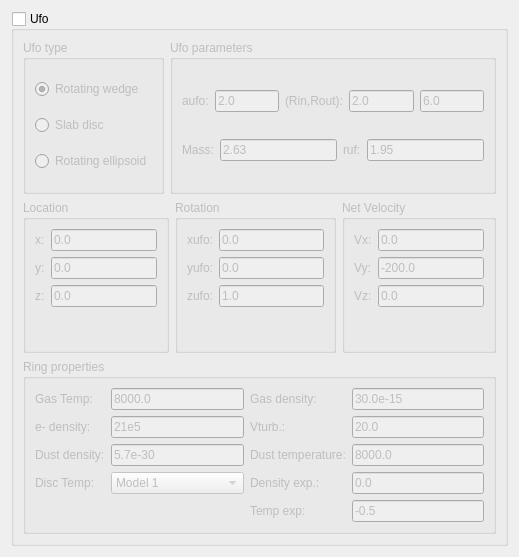
          <widget class="QWidget" name="scrollContentsufo">
           <property name="geometry">
            <rect>
             <x>0</x>
             <y>-142</y>
             <width>519</width>
             <height>557</height>
            </rect>
           </property>
           <layout class="QVBoxLayout" name="verticalLayout_40">
            <item>
             <widget class="QGroupBox" name="groupUfo">
              <property name="toolTip">
               <string>&lt;html&gt;&lt;head/&gt;&lt;body&gt;&lt;p&gt;It is identical to DISK (same subroutine) but lower priority.&lt;/p&gt;&lt;/body&gt;&lt;/html&gt;</string>
              </property>
              <property name="title">
               <string>Ufo</string>
              </property>
              <property name="checkable">
               <bool>true</bool>
              </property>
              <property name="checked">
               <bool>false</bool>
              </property>
              <layout class="QVBoxLayout" name="verticalLayout_37">
               <item>
                <layout class="QHBoxLayout" name="horizontalLayout_20">
                 <item>
                  <widget class="QGroupBox" name="groupufotype">
                   <property name="title">
                    <string>Ufo type</string>
                   </property>
                   <layout class="QVBoxLayout" name="verticalLayout_38">
                    <item>
                     <widget class="QRadioButton" name="radioRotwedgeufo">
                      <property name="toolTip">
                       <string>&lt;html&gt;&lt;head/&gt;&lt;body&gt;&lt;p&gt;Ufo has the shape of a rotating wedge limited by inner and outer radii (spherical surfaces).&lt;/p&gt;&lt;/body&gt;&lt;/html&gt;</string>
                      </property>
                      <property name="text">
                       <string>Rotating wedge</string>
                      </property>
                      <property name="checked">
                       <bool>true</bool>
                      </property>
                     </widget>
                    </item>
                    <item>
                     <widget class="QRadioButton" name="radioSlanufo">
                      <property name="toolTip">
                       <string>&lt;html&gt;&lt;head/&gt;&lt;body&gt;&lt;p&gt;Ufo has the shape of a slab limited by inner and outer radii (spherical surfaces).&lt;/p&gt;&lt;/body&gt;&lt;/html&gt;</string>
                      </property>
                      <property name="text">
                       <string>Slab disc</string>
                      </property>
                     </widget>
                    </item>
                    <item>
                     <widget class="QRadioButton" name="radioRotellipufo">
                      <property name="toolTip">
                       <string>&lt;html&gt;&lt;head/&gt;&lt;body&gt;&lt;p&gt;Ufo has the shape of a rotating ellipsoid limited by inner spherical and outer ellipsoidal surface.&lt;/p&gt;&lt;/body&gt;&lt;/html&gt;</string>
                      </property>
                      <property name="text">
                       <string>Rotating ellipsoid</string>
                      </property>
                     </widget>
                    </item>
                   </layout>
                  </widget>
                 </item>
                 <item>
                  <widget class="QGroupBox" name="groupUfoParams">
                   <property name="title">
                    <string>Ufo parameters</string>
                   </property>
                   <layout class="QVBoxLayout" name="verticalLayout_39">
                    <item>
                     <layout class="QHBoxLayout" name="horizontalLayout_21">
                      <item>
                       <widget class="QLabel" name="labelaufo">
                        <property name="toolTip">
                         <string>&lt;html&gt;&lt;head/&gt;&lt;body&gt;&lt;p&gt;aufo: Angular halfwidth of the ufo wedge [deg]. (Rotating wedge).&lt;/p&gt;&lt;p&gt;-half of the thickness of the ufo slab [R_sol] (Slab disc)&lt;/p&gt;&lt;p&gt;-semiaxis of the ellipsiod along the rotational axis [R_sol] (Rotating ellipsoid).&lt;/p&gt;&lt;/body&gt;&lt;/html&gt;</string>
                        </property>
                        <property name="text">
                         <string>aufo:</string>
                        </property>
                       </widget>
                      </item>
                      <item>
                       <widget class="QLineEdit" name="textaufo">
                        <property name="text">
                         <string>2.0</string>
                        </property>
                       </widget>
                      </item>
                      <item>
                       <widget class="QLabel" name="labelrinroutufo">
                        <property name="toolTip">
                         <string>&lt;html&gt;&lt;head/&gt;&lt;body&gt;&lt;p&gt;rinuf: Inner radius of the ufo [R_sol].&lt;/p&gt;&lt;p&gt;routuf: Outer radius of the ufo [R_sol] or semiaxis of the ellipsoid perpendicular to the rotation axis, if rotating ellipsoid, [R_sol].&lt;/p&gt;&lt;/body&gt;&lt;/html&gt;</string>
                        </property>
                        <property name="text">
                         <string>(Rin,Rout):</string>
                        </property>
                       </widget>
                      </item>
                      <item>
                       <widget class="QLineEdit" name="textrinuf">
                        <property name="text">
                         <string>2.0</string>
                        </property>
                       </widget>
                      </item>
                      <item>
                       <widget class="QLineEdit" name="textroutuf">
                        <property name="text">
                         <string>6.0</string>
                        </property>
                       </widget>
                      </item>
                     </layout>
                    </item>
                    <item>
                     <layout class="QHBoxLayout" name="horizontalLayout_22">
                      <item>
                       <widget class="QLabel" name="labelemuf">
                        <property name="toolTip">
                         <string>&lt;html&gt;&lt;head/&gt;&lt;body&gt;&lt;p&gt;emuf: Mass of the object in the ufo center [M_sol].&lt;/p&gt;&lt;/body&gt;&lt;/html&gt;</string>
                        </property>
                        <property name="text">
                         <string>Mass:</string>
                        </property>
                       </widget>
                      </item>
                      <item>
                       <widget class="QLineEdit" name="textemuf">
                        <property name="text">
                         <string>2.63</string>
                        </property>
                       </widget>
                      </item>
                      <item>
                       <widget class="QLabel" name="labelruf">
                        <property name="toolTip">
                         <string>&lt;html&gt;&lt;head/&gt;&lt;body&gt;&lt;p&gt;ruf: Radius of the object in the ufo center [R_sol].&lt;/p&gt;&lt;/body&gt;&lt;/html&gt;</string>
                        </property>
                        <property name="text">
                         <string>ruf:</string>
                        </property>
                       </widget>
                      </item>
                      <item>
                       <widget class="QLineEdit" name="textruf">
                        <property name="text">
                         <string>1.95</string>
                        </property>
                       </widget>
                      </item>
                     </layout>
                    </item>
                   </layout>
                  </widget>
                 </item>
                </layout>
               </item>
               <item>
                <layout class="QHBoxLayout" name="horizontalLayout_23">
                 <item>
                  <widget class="QGroupBox" name="groupLocationuf">
                   <property name="toolTip">
                    <string>&lt;html&gt;&lt;head/&gt;&lt;body&gt;&lt;p&gt;Location of the disk center in [R_sol].&lt;/p&gt;&lt;/body&gt;&lt;/html&gt;</string>
                   </property>
                   <property name="title">
                    <string>Location</string>
                   </property>
                   <layout class="QFormLayout" name="formLayout_28">
                    <item row="0" column="0">
                     <widget class="QLabel" name="labelxuf">
                      <property name="toolTip">
                       <string>&lt;html&gt;&lt;head/&gt;&lt;body&gt;&lt;p&gt;xuf&lt;/p&gt;&lt;/body&gt;&lt;/html&gt;</string>
                      </property>
                      <property name="text">
                       <string>x:</string>
                      </property>
                     </widget>
                    </item>
                    <item row="0" column="1">
                     <widget class="QLineEdit" name="textxuf">
                      <property name="text">
                       <string>0.0</string>
                      </property>
                     </widget>
                    </item>
                    <item row="1" column="0">
                     <widget class="QLabel" name="labelyuf">
                      <property name="toolTip">
                       <string>&lt;html&gt;&lt;head/&gt;&lt;body&gt;&lt;p&gt;yuf&lt;/p&gt;&lt;/body&gt;&lt;/html&gt;</string>
                      </property>
                      <property name="text">
                       <string>y:</string>
                      </property>
                     </widget>
                    </item>
                    <item row="1" column="1">
                     <widget class="QLineEdit" name="textyuf">
                      <property name="text">
                       <string>0.0</string>
                      </property>
                     </widget>
                    </item>
                    <item row="2" column="0">
                     <widget class="QLabel" name="labelzuf">
                      <property name="toolTip">
                       <string>&lt;html&gt;&lt;head/&gt;&lt;body&gt;&lt;p&gt;zuf&lt;/p&gt;&lt;/body&gt;&lt;/html&gt;</string>
                      </property>
                      <property name="text">
                       <string>z:</string>
                      </property>
                     </widget>
                    </item>
                    <item row="2" column="1">
                     <widget class="QLineEdit" name="textzuf">
                      <property name="text">
                       <string>0.0</string>
                      </property>
                     </widget>
                    </item>
                   </layout>
                  </widget>
                 </item>
                 <item>
                  <widget class="QGroupBox" name="groupOrientationuf">
                   <property name="toolTip">
                    <string>&lt;html&gt;&lt;head/&gt;&lt;body&gt;&lt;p&gt;Components of the unit aiming vector of the rotational axis of the Keplerian disc around emuf.&lt;/p&gt;&lt;/body&gt;&lt;/html&gt;</string>
                   </property>
                   <property name="title">
                    <string>Rotation</string>
                   </property>
                   <layout class="QFormLayout" name="formLayout_29">
                    <item row="0" column="0">
                     <widget class="QLabel" name="labelxufo">
                      <property name="toolTip">
                       <string>&lt;html&gt;&lt;head/&gt;&lt;body&gt;&lt;p&gt;xufo&lt;/p&gt;&lt;/body&gt;&lt;/html&gt;</string>
                      </property>
                      <property name="text">
                       <string>xufo:</string>
                      </property>
                     </widget>
                    </item>
                    <item row="0" column="1">
                     <widget class="QLineEdit" name="textxufo">
                      <property name="text">
                       <string>0.0</string>
                      </property>
                     </widget>
                    </item>
                    <item row="1" column="0">
                     <widget class="QLabel" name="labelyufo">
                      <property name="toolTip">
                       <string>&lt;html&gt;&lt;head/&gt;&lt;body&gt;&lt;p&gt;yufo&lt;/p&gt;&lt;/body&gt;&lt;/html&gt;</string>
                      </property>
                      <property name="text">
                       <string>yufo:</string>
                      </property>
                     </widget>
                    </item>
                    <item row="1" column="1">
                     <widget class="QLineEdit" name="textyufo">
                      <property name="text">
                       <string>0.0</string>
                      </property>
                     </widget>
                    </item>
                    <item row="2" column="0">
                     <widget class="QLabel" name="labelzufo">
                      <property name="toolTip">
                       <string>&lt;html&gt;&lt;head/&gt;&lt;body&gt;&lt;p&gt;zufo&lt;/p&gt;&lt;/body&gt;&lt;/html&gt;</string>
                      </property>
                      <property name="text">
                       <string>zufo:</string>
                      </property>
                     </widget>
                    </item>
                    <item row="2" column="1">
                     <widget class="QLineEdit" name="textzufo">
                      <property name="text">
                       <string>1.0</string>
                      </property>
                     </widget>
                    </item>
                   </layout>
                  </widget>
                 </item>
                 <item>
                  <widget class="QGroupBox" name="groupNetVeluf">
                   <property name="toolTip">
                    <string>&lt;html&gt;&lt;head/&gt;&lt;body&gt;&lt;p&gt;Net velocity components of the center of the ufo [km/s].&lt;/p&gt;&lt;/body&gt;&lt;/html&gt;</string>
                   </property>
                   <property name="title">
                    <string>Net Velocity</string>
                   </property>
                   <layout class="QFormLayout" name="formLayout_30">
                    <item row="0" column="0">
                     <widget class="QLabel" name="labelvxuf">
                      <property name="toolTip">
                       <string>&lt;html&gt;&lt;head/&gt;&lt;body&gt;&lt;p&gt;vxuf&lt;/p&gt;&lt;/body&gt;&lt;/html&gt;</string>
                      </property>
                      <property name="text">
                       <string>Vx:</string>
                      </property>
                     </widget>
                    </item>
                    <item row="0" column="1">
                     <widget class="QLineEdit" name="textvxuf">
                      <property name="text">
                       <string>0.0</string>
                      </property>
                     </widget>
                    </item>
                    <item row="1" column="0">
                     <widget class="QLabel" name="labelvyuf">
                      <property name="toolTip">
                       <string>&lt;html&gt;&lt;head/&gt;&lt;body&gt;&lt;p&gt;vyuf&lt;/p&gt;&lt;/body&gt;&lt;/html&gt;</string>
                      </property>
                      <property name="text">
                       <string>Vy:</string>
                      </property>
                     </widget>
                    </item>
                    <item row="1" column="1">
                     <widget class="QLineEdit" name="textvyuf">
                      <property name="text">
                       <string>-200.0</string>
                      </property>
                     </widget>
                    </item>
                    <item row="2" column="0">
                     <widget class="QLabel" name="labelvzuf">
                      <property name="toolTip">
                       <string>&lt;html&gt;&lt;head/&gt;&lt;body&gt;&lt;p&gt;vzuf&lt;/p&gt;&lt;/body&gt;&lt;/html&gt;</string>
                      </property>
                      <property name="text">
                       <string>Vz:</string>
                      </property>
                     </widget>
                    </item>
                    <item row="2" column="1">
                     <widget class="QLineEdit" name="textvzuf">
                      <property name="text">
                       <string>0.0</string>
                      </property>
                     </widget>
                    </item>
                   </layout>
                  </widget>
                 </item>
                </layout>
               </item>
               <item>
                <widget class="QGroupBox" name="groupUfoProp">
                 <property name="toolTip">
                  <string>&lt;html&gt;&lt;head/&gt;&lt;body&gt;&lt;p&gt;Temperature and density of the ufo.&lt;/p&gt;&lt;/body&gt;&lt;/html&gt;</string>
                 </property>
                 <property name="title">
                  <string>Ring properties</string>
                 </property>
                 <layout class="QGridLayout" name="gridLayout_24">
                  <item row="3" column="2">
                   <widget class="QLabel" name="labeledenuf">
                    <property name="toolTip">
                     <string>&lt;html&gt;&lt;head/&gt;&lt;body&gt;&lt;p&gt;edenuf -radial density dependence exponent (dens, ane and dust density are a function of r) Rho(r) ~ Ne(r) ~ densuf*(r/rinuf)**edenuf.&lt;/p&gt;&lt;/body&gt;&lt;/html&gt;</string>
                    </property>
                    <property name="text">
                     <string>Density exp.:</string>
                    </property>
                   </widget>
                  </item>
                  <item row="4" column="2">
                   <widget class="QLabel" name="labeletmpuf">
                    <property name="toolTip">
                     <string>&lt;html&gt;&lt;head/&gt;&lt;body&gt;&lt;p&gt;etmpuf: Exponent of radial temperature dependence.&lt;/p&gt;&lt;/body&gt;&lt;/html&gt;</string>
                    </property>
                    <property name="text">
                     <string>Temp exp:</string>
                    </property>
                   </widget>
                  </item>
                  <item row="1" column="3">
                   <widget class="QLineEdit" name="textvtrbuf">
                    <property name="text">
                     <string>20.0</string>
                    </property>
                   </widget>
                  </item>
                  <item row="0" column="0">
                   <widget class="QLabel" name="labeltempuf">
                    <property name="toolTip">
                     <string>&lt;html&gt;&lt;head/&gt;&lt;body&gt;&lt;p&gt;tempuf: Temperature [K].&lt;/p&gt;&lt;/body&gt;&lt;/html&gt;</string>
                    </property>
                    <property name="text">
                     <string>Gas Temp:</string>
                    </property>
                   </widget>
                  </item>
                  <item row="2" column="0">
                   <widget class="QLabel" name="labeldstduf">
                    <property name="toolTip">
                     <string>&lt;html&gt;&lt;head/&gt;&lt;body&gt;&lt;p&gt;dstduf: Dust density at rinuf [g/cm&lt;span style=&quot; vertical-align:super;&quot;&gt;3&lt;/span&gt;].&lt;/p&gt;&lt;/body&gt;&lt;/html&gt;</string>
                    </property>
                    <property name="text">
                     <string>Dust density:</string>
                    </property>
                   </widget>
                  </item>
                  <item row="0" column="1">
                   <widget class="QLineEdit" name="texttempuf">
                    <property name="text">
                     <string>8000.0</string>
                    </property>
                   </widget>
                  </item>
                  <item row="4" column="3">
                   <widget class="QLineEdit" name="textetmpuf">
                    <property name="text">
                     <string>-0.5</string>
                    </property>
                   </widget>
                  </item>
                  <item row="2" column="2">
                   <widget class="QLabel" name="labeldsttuf">
                    <property name="toolTip">
                     <string>&lt;html&gt;&lt;head/&gt;&lt;body&gt;&lt;p&gt;dsttuf: Dust temperature [K].&lt;/p&gt;&lt;/body&gt;&lt;/html&gt;</string>
                    </property>
                    <property name="text">
                     <string>Dust temperature:</string>
                    </property>
                   </widget>
                  </item>
                  <item row="0" column="3">
                   <widget class="QLineEdit" name="textdensuf">
                    <property name="text">
                     <string>30.0e-15</string>
                    </property>
                   </widget>
                  </item>
                  <item row="3" column="3">
                   <widget class="QLineEdit" name="textedenuf">
                    <property name="text">
                     <string>0.0</string>
                    </property>
                   </widget>
                  </item>
                  <item row="2" column="3">
                   <widget class="QLineEdit" name="textdsttuf">
                    <property name="text">
                     <string>8000.0</string>
                    </property>
                   </widget>
                  </item>
                  <item row="2" column="1">
                   <widget class="QLineEdit" name="textdstduf">
                    <property name="text">
                     <string>5.7e-30</string>
                    </property>
                   </widget>
                  </item>
                  <item row="1" column="1">
                   <widget class="QLineEdit" name="textaneuf">
                    <property name="text">
                     <string>21e5</string>
                    </property>
                   </widget>
                  </item>
                  <item row="0" column="2">
                   <widget class="QLabel" name="labeldensuf">
                    <property name="toolTip">
                     <string>&lt;html&gt;&lt;head/&gt;&lt;body&gt;&lt;p&gt;densuf: Gas density at rinuf.&lt;/p&gt;&lt;/body&gt;&lt;/html&gt;</string>
                    </property>
                    <property name="text">
                     <string>Gas density:</string>
                    </property>
                   </widget>
                  </item>
                  <item row="1" column="0">
                   <widget class="QLabel" name="labelaneuf">
                    <property name="toolTip">
                     <string>&lt;html&gt;&lt;head/&gt;&lt;body&gt;&lt;p&gt;aneuf: Electron num. density at rinuf.&lt;/p&gt;&lt;/body&gt;&lt;/html&gt;</string>
                    </property>
                    <property name="text">
                     <string>e- density:</string>
                    </property>
                   </widget>
                  </item>
                  <item row="1" column="2">
                   <widget class="QLabel" name="labelvtrbuf">
                    <property name="toolTip">
                     <string>&lt;html&gt;&lt;head/&gt;&lt;body&gt;&lt;p&gt;vtrbuf: Microturbulence [km/s].&lt;/p&gt;&lt;/body&gt;&lt;/html&gt;</string>
                    </property>
                    <property name="text">
                     <string>Vturb.:</string>
                    </property>
                   </widget>
                  </item>
                  <item row="3" column="1">
                   <widget class="QComboBox" name="comboituf">
                    <item>
                     <property name="text">
                      <string>Model 1</string>
                     </property>
                    </item>
                    <item>
                     <property name="text">
                      <string>Model 2</string>
                     </property>
                    </item>
                    <item>
                     <property name="text">
                      <string>Model 3</string>
                     </property>
                    </item>
                   </widget>
                  </item>
                  <item row="3" column="0">
                   <widget class="QLabel" name="labelituf">
                    <property name="toolTip">
                     <string>&lt;html&gt;&lt;head/&gt;&lt;body&gt;&lt;p&gt;Model 1: ufo gas and dust temperatures are constant&lt;/p&gt;&lt;p&gt;Model 2: ufo gas and dust temperatures are a function of r&lt;/p&gt;&lt;p&gt;T(r)=tempuf*(Ruf/r)**0.75*(1-(Ruf/r)**0.5)**0.25&lt;/p&gt;&lt;p&gt;T(r)=dsttuf*(Ruf/r)**0.75*(1-(Ruf/r)**0.5)**0.25&lt;/p&gt;&lt;p&gt;Model 3: disc temperature as a power law (e.g. protopl. discs) T(r)=tempdc*(r/rindc)**etmpuf.&lt;/p&gt;&lt;/body&gt;&lt;/html&gt;</string>
                    </property>
                    <property name="text">
                     <string>Disc Temp:</string>
                    </property>
                   </widget>
                  </item>
                 </layout>
                </widget>
               </item>
              </layout>
             </widget>
            </item>
           </layout>
          </widget>
